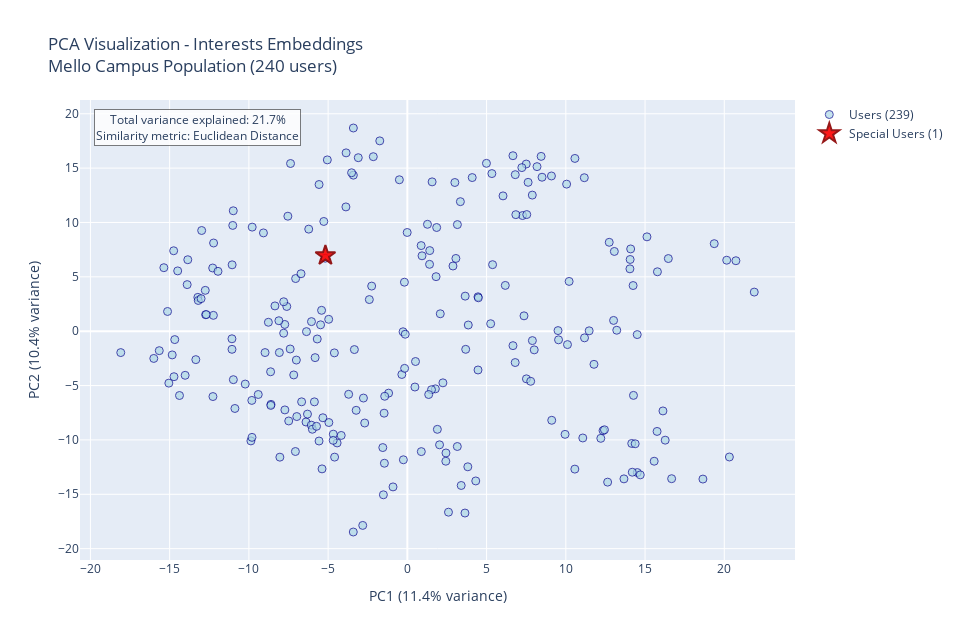
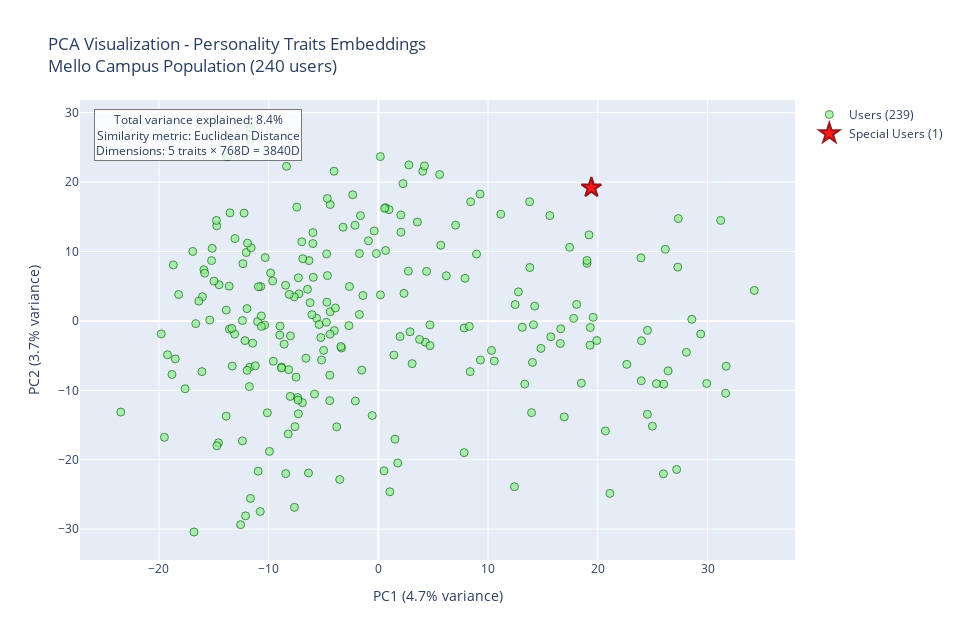

The cell these charts' notebook holds for them, in order:
### Code cell
# Interactive Plotly Visualizations
users_with_embeddings = population.get_users_with_embeddings()

print(f"📊 Interactive Plotly Population Visualization")
print(f"Users with embeddings: {len(users_with_embeddings)}")
print(f"Similarity metric: Euclidean Distance (L2 norm, normalized)")
print()

if len(users_with_embeddings) >= 3:
    
    # 📚 Plotly PCA Visualization - Interests Only
    print(f"📚 Creating Plotly PCA - Interests Embeddings (768D → 2D):")
    try:
        fig_interests = visualizer.plot_population_pca(
            population, 
            mode='interests', 
            highlight_special=True, 
            figsize=(12, 8)
        )
        fig_interests.show()
        print(f"✅ Plotly interests PCA complete")
        
    except Exception as e:
        print(f"❌ Interests PCA failed: {e}")
    
    print()
    
    # 🧠 Plotly PCA Visualization - Combined Personality Traits
    print(f"🧠 Creating Plotly PCA - Combined Personality Traits (3840D → 2D):")
    try:
        # Get combined personality embedding (all 5 traits)
        from sklearn.decomposition import PCA
        from sklearn.preprocessing import StandardScaler
        import plotly.graph_objects as go
        import numpy as np
        
        # Get users with complete personality embeddings
        personality_users = []
        personality_embeddings = []
        
        for user in users_with_embeddings:
            trait_embeddings = []
            has_all_traits = True
            
            for trait in ['Openness', 'Conscientiousness', 'Extraversion', 'Agreeableness', 'Neuroticism']:
                trait_emb = getattr(user, f'{trait.lower()}_embedding', None)
                if trait_emb is not None:
                    trait_embeddings.append(trait_emb)
                else:
                    has_all_traits = False
                    break
            
            if has_all_traits:
                personality_users.append(user)
                combined_personality = np.concatenate(trait_embeddings)
                personality_embeddings.append(combined_personality)
        
        if len(personality_embeddings) >= 3:
            personality_matrix = np.array(personality_embeddings)
            
            # Apply PCA to personality embeddings
            scaler = StandardScaler()
            embeddings_scaled = scaler.fit_transform(personality_matrix)
            pca = PCA(n_components=2)
            embeddings_2d = pca.fit_transform(embeddings_scaled)
            
            # Create Plotly figure for personality
            fig_personality = go.Figure()
            
            # Separate special and regular users
            special_indices = []
            regular_indices = []
            
            for i, user in enumerate(personality_users):
                if user.special:
                    special_indices.append(i)
                else:
                    regular_indices.append(i)
            
            # Plot regular users
            if regular_indices:
                regular_coords = embeddings_2d[regular_indices]
                regular_names = [personality_users[i].name for i in regular_indices]
                
                fig_personality.add_trace(go.Scatter(
                    x=regular_coords[:, 0],
                    y=regular_coords[:, 1],
                    mode='markers',
                    marker=dict(size=8, color='lightgreen', opacity=0.7, line=dict(width=1, color='darkgreen')),
                    name=f'Users ({len(regular_indices)})',
                    hovertext=regular_names,
                    hovertemplate='<b>%{hovertext}</b><extra></extra>'
                ))
            
            # Plot special users
            if special_indices:
                special_coords = embeddings_2d[special_indices]
                special_names = [personality_users[i].name for i in special_indices]
                
                fig_personality.add_trace(go.Scatter(
                    x=special_coords[:, 0],
                    y=special_coords[:, 1],
                    mode='markers',
                    marker=dict(size=15, color='red', opacity=0.9, symbol='star', line=dict(width=2, color='darkred')),
                    name=f'Special Users ({len(special_indices)})',
                    hovertext=special_names,
                    hovertemplate='<b>%{hovertext}</b><extra></extra>'
                ))
            
            # Update layout
            total_variance = pca.explained_variance_ratio_[:2].sum()
            fig_personality.update_layout(
                title=f'PCA Visualization - Personality Traits Embeddings<br>{population.name} ({len(personality_users)} users)',
                xaxis_title=f'PC1 ({pca.explained_variance_ratio_[0]:.1%} variance)',
                yaxis_title=f'PC2 ({pca.explained_variance_ratio_[1]:.1%} variance)',
                hovermode='closest',
                showlegend=True,
                width=960,
                height=640,
                annotations=[
                    dict(
                        text=f'Total variance explained: {total_variance:.1%}<br>Similarity metric: Euclidean Distance<br>Dimensions: 5 traits × 768D = 3840D',
                        xref="paper", yref="paper",
                        x=0.02, y=0.98, xanchor='left', yanchor='top',
                        showarrow=False,
                        font=dict(size=12),
                        bgcolor="rgba(255,255,255,0.8)",
                        bordercolor="rgba(0,0,0,0.5)",
                        borderwidth=1
                    )
                ]
            )
            
            fig_personality.show()
            print(f"✅ Plotly personality traits PCA complete")
        else:
            print(f"❌ Need at least 3 users with complete personality embeddings, got {len(personality_embeddings)}")
        
    except Exception as e:
        print(f"❌ Personality PCA failed: {e}")

else:
    print(f"⚠️  Need at least 3 users with embeddings for visualization")
    print(f"   Current: {len(users_with_embeddings)} users")
    print(f"   Generate more synthetic users in the previous cell")

print(f"\n📖 Visualization Guide:")
print(f"   📚 Interests PCA: Cultural preferences embeddings (books, movies, music)")
print(f"   🧠 Personality PCA: Big 5 personality traits embeddings (Openness, Conscientiousness, etc.)")
print(f"   ⭐ Red stars: Real users (special)")
print(f"   🔵 Blue/Green dots: Synthetic users")
print(f"   📏 Similarity: Euclidean distance (1.0 = identical, 0.0 = different)")
print(f"   🎨 Interactive: Hover for names, zoom, pan to explore")

### Figure 1 — Plotly figure (JSON) as saved in the notebook; plotly's stock layout.template omitted (floating-point values rounded to 4 significant figures; data arrays with more than 128 entries replaced by an {"elided": "..."} marker saying what was removed)
{"data": [{"hovertemplate": "<b>%{hovertext}</b><extra></extra>", "hovertext": {"elided": "239 str values"}, "marker": {"color": "lightblue", "line": {"color": "darkblue", "width": 1}, "opacity": 0.7, "size": 8}, "mode": "markers", "name": "Users (239)", "type": "scatter", "x": {"elided": "239 float values"}, "y": {"elided": "239 float values"}}, {"hovertemplate": "<b>%{hovertext}</b><extra></extra>", "hovertext": ["Yahya Rahhawi"], "marker": {"color": "red", "line": {"color": "darkred", "width": 2}, "opacity": 0.9, "size": 15, "symbol": "star"}, "mode": "markers", "name": "Special Users (1)", "type": "scatter", "x": [-5.171], "y": [6.959]}], "layout": {"annotations": [{"bgcolor": "rgba(255,255,255,0.8)", "bordercolor": "rgba(0,0,0,0.5)", "borderwidth": 1, "font": {"size": 12}, "showarrow": false, "text": "Total variance explained: 21.7%<br>Similarity metric: Euclidean Distance", "x": 0.02, "xanchor": "left", "xref": "paper", "y": 0.98, "yanchor": "top", "yref": "paper"}], "height": 640, "hovermode": "closest", "showlegend": true, "title": {"text": "PCA Visualization - Interests Embeddings<br>Mello Campus Population (240 users)"}, "width": 960, "xaxis": {"title": {"text": "PC1 (11.4% variance)"}}, "yaxis": {"title": {"text": "PC2 (10.4% variance)"}}}}

### Figure 2 — Plotly figure (JSON) as saved in the notebook; plotly's stock layout.template omitted (floating-point values rounded to 4 significant figures; data arrays with more than 128 entries replaced by an {"elided": "..."} marker saying what was removed)
{"data": [{"hovertemplate": "<b>%{hovertext}</b><extra></extra>", "hovertext": {"elided": "239 str values"}, "marker": {"color": "lightgreen", "line": {"color": "darkgreen", "width": 1}, "opacity": 0.7, "size": 8}, "mode": "markers", "name": "Users (239)", "type": "scatter", "x": {"elided": "239 float values"}, "y": {"elided": "239 float values"}}, {"hovertemplate": "<b>%{hovertext}</b><extra></extra>", "hovertext": ["Yahya Rahhawi"], "marker": {"color": "red", "line": {"color": "darkred", "width": 2}, "opacity": 0.9, "size": 15, "symbol": "star"}, "mode": "markers", "name": "Special Users (1)", "type": "scatter", "x": [19.41], "y": [19.19]}], "layout": {"annotations": [{"bgcolor": "rgba(255,255,255,0.8)", "bordercolor": "rgba(0,0,0,0.5)", "borderwidth": 1, "font": {"size": 12}, "showarrow": false, "text": "Total variance explained: 8.4%<br>Similarity metric: Euclidean Distance<br>Dimensions: 5 traits × 768D = 3840D", "x": 0.02, "xanchor": "left", "xref": "paper", "y": 0.98, "yanchor": "top", "yref": "paper"}], "height": 640, "hovermode": "closest", "showlegend": true, "title": {"text": "PCA Visualization - Personality Traits Embeddings<br>Mello Campus Population (240 users)"}, "width": 960, "xaxis": {"title": {"text": "PC1 (4.7% variance)"}}, "yaxis": {"title": {"text": "PC2 (3.7% variance)"}}}}
